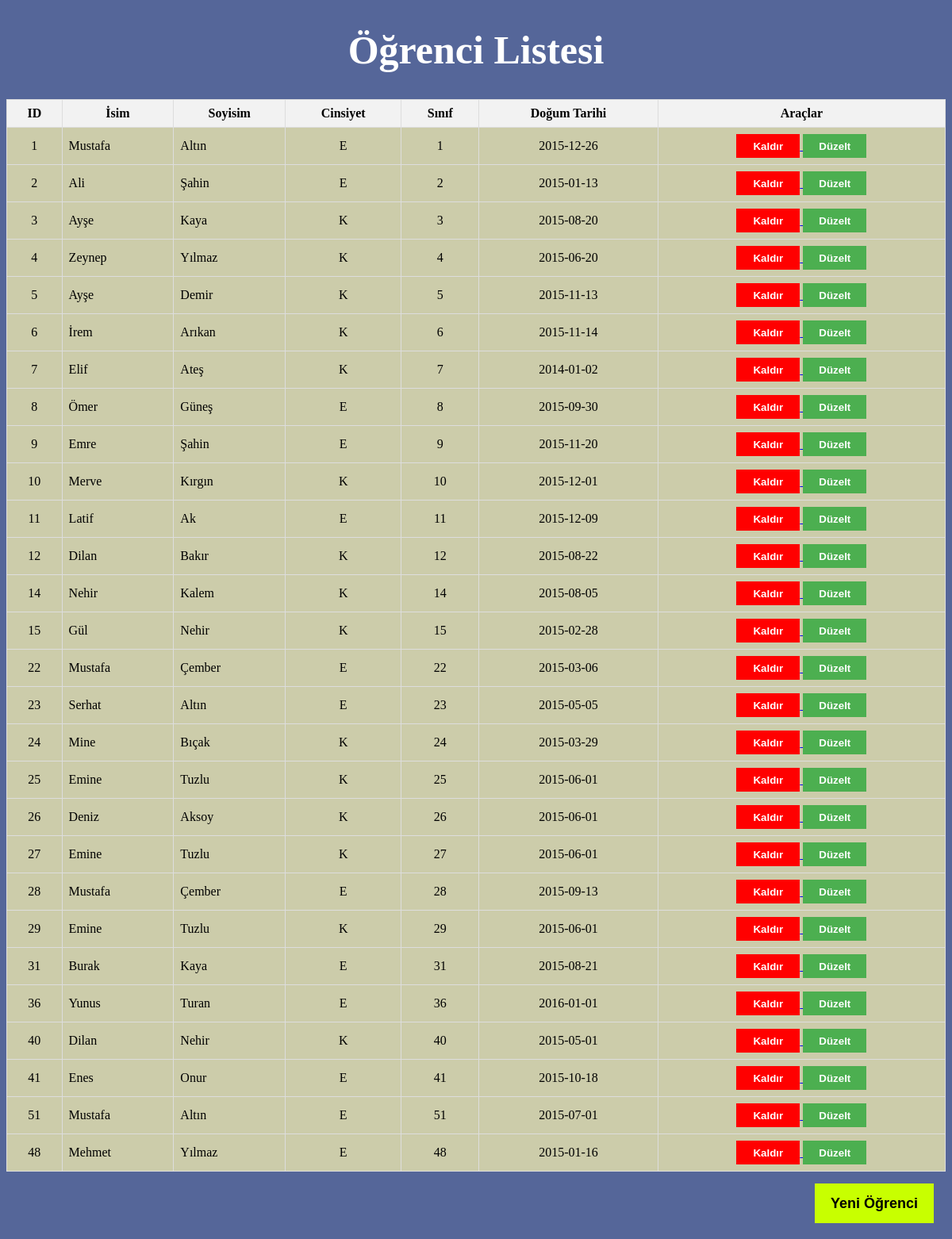
The page / on the database its author committed.
### tables this page shows
CREATE TABLE `ogrenci` (
  `id` int(11) NOT NULL,
  `ad` varchar(50) NOT NULL,
  `soyad` varchar(50) NOT NULL,
  `cinsiyet` varchar(10) NOT NULL,
  `dogumtarih` date NOT NULL DEFAULT '2016-01-01'
);

### baglan.php (called while the page is built, shortened)
<?php
try {
    $baglan = new PDO('mysql:host=localhost;dbname=kutuphane;charset=utf8', 'root', '');
    $baglan->setAttribute(PDO::ATTR_ERRMODE, PDO::ERRMODE_EXCEPTION);
} catch (PDOException $e) {
    echo 'Bağlantı kurulamadı: ' . $e->getMessage();
}
$sql = "SELECT * FROM ogrenci";
$sorgu = $baglan->prepare($sql);
$sorgu->execute();
$ogrenciler = $sorgu->fetchAll();
?>

### index.php (the view, shortened to what this page needs)
<?php
include "baglan.php";
?>
<!DOCTYPE html>
<html lang="en">
<head>
    <link rel="stylesheet" href="style.css">
</head>
<body bgcolor="#569">
    <h1 style="text-align: center;font-size:50px; color:#fff;">Öğrenci Listesi</h1>
    <table bgcolor="#cca">
        <tr>
            <th>ID</th>
            <th>İsim</th>
            <th>Soyisim</th>
            <th>Cinsiyet</th>
            <th>Sınıf</th>
            <th>Doğum Tarihi</th>
            <th >Araçlar</th>
        </tr>
        <?php
        foreach ($ogrenciler as $ogrenci) {?>
        <tr>
            <td style="text-align: center;"><?=$ogrenci["id"];?></td>
            <td><?=$ogrenci["ad"];?></td>
            <td><?=$ogrenci["soyad"];?></td>
            <td style="text-align: center;"><?=$ogrenci["cinsiyet"];?></td>
            <td style="text-align: center;"><?=$ogrenci["id"];?></td>
            <td style="text-align: center;"><?=$ogrenci["dogumtarih"];?></td>
            <td style="text-align: center;">
                <a href="?sil=<?= $ogrenci['id'] ?>"><button class="silbt" onclick="return confirm('Kullanıcıyı silmek istiyor musunuz?')">Kaldır</button>
                <a href="guncelle.php?id=<?= $ogrenci['id'] ?>"><button class="guncellebt">Düzelt</button></a>
            </td>
        </tr>
        <?php }?>
    </table>
    <button onclick="location.href='kayit.php'" class="eklebt">Yeni Öğrenci</button>
</body>
</html>

### style.css (style rules this page uses)
table { width: 100%; border-collapse: collapse; }
th, td { border: 1px solid #ddd; padding: 8px; }
th { background-color: #f2f2f2; font-weight: bold; }
button { width: 80px; height: 30px; font-weight: bold; border: none; cursor: pointer; }
button.guncellebt { padding: 5px 10px; background-color: #4CAF50; color: white; }
button.silbt { padding: 5px 10px; background-color: #ff0000; color: white; }
button.eklebt { width: 150px; height: 50px; font-size: 18px; margin: 15px 15px 20px 0px; float: right; padding: 5px 10px; background-color: #c8ff00; color: #000000; align-items: center; }

### rows shown on the page
ogrenci: id "1", ad "Mustafa", soyad "Altın", cinsiyet "E", dogumtarih "2015-12-26"
ogrenci: id "2", ad "Ali", soyad "Şahin", cinsiyet "E", dogumtarih "2015-01-13"
ogrenci: id "3", ad "Ayşe", soyad "Kaya", cinsiyet "K", dogumtarih "2015-08-20"
ogrenci: id "4", ad "Zeynep", soyad "Yılmaz", cinsiyet "K", dogumtarih "2015-06-20"
ogrenci: id "5", ad "Ayşe", soyad "Demir", cinsiyet "K", dogumtarih "2015-11-13"
ogrenci: id "6", ad "İrem", soyad "Arıkan", cinsiyet "K", dogumtarih "2015-11-14"
ogrenci: id "7", ad "Elif", soyad "Ateş", cinsiyet "K", dogumtarih "2014-01-02"
ogrenci: id "8", ad "Ömer", soyad "Güneş", cinsiyet "E", dogumtarih "2015-09-30"
ogrenci: id "9", ad "Emre", soyad "Şahin", cinsiyet "E", dogumtarih "2015-11-20"
ogrenci: id "10", ad "Merve", soyad "Kırgın", cinsiyet "K", dogumtarih "2015-12-01"
ogrenci: id "11", ad "Latif", soyad "Ak", cinsiyet "E", dogumtarih "2015-12-09"
ogrenci: id "12", ad "Dilan", soyad "Bakır", cinsiyet "K", dogumtarih "2015-08-22"
ogrenci: id "14", ad "Nehir", soyad "Kalem", cinsiyet "K", dogumtarih "2015-08-05"
ogrenci: id "15", ad "Gül", soyad "Nehir", cinsiyet "K", dogumtarih "2015-02-28"
ogrenci: id "22", ad "Mustafa", soyad "Çember", cinsiyet "E", dogumtarih "2015-03-06"
ogrenci: id "23", ad "Serhat", soyad "Altın", cinsiyet "E", dogumtarih "2015-05-05"
ogrenci: id "24", ad "Mine", soyad "Bıçak", cinsiyet "K", dogumtarih "2015-03-29"
ogrenci: id "25", ad "Emine", soyad "Tuzlu", cinsiyet "K", dogumtarih "2015-06-01"
ogrenci: id "26", ad "Deniz", soyad "Aksoy", cinsiyet "K", dogumtarih "2015-06-01"
ogrenci: id "27", ad "Emine", soyad "Tuzlu", cinsiyet "K", dogumtarih "2015-06-01"
ogrenci: id "28", ad "Mustafa", soyad "Çember", cinsiyet "E", dogumtarih "2015-09-13"
ogrenci: id "29", ad "Emine", soyad "Tuzlu", cinsiyet "K", dogumtarih "2015-06-01"
ogrenci: id "31", ad "Burak", soyad "Kaya", cinsiyet "E", dogumtarih "2015-08-21"
ogrenci: id "36", ad "Yunus", soyad "Turan", cinsiyet "E", dogumtarih "2016-01-01"
ogrenci: id "40", ad "Dilan", soyad "Nehir", cinsiyet "K", dogumtarih "2015-05-01"
ogrenci: id "41", ad "Enes", soyad "Onur", cinsiyet "E", dogumtarih "2015-10-18"
ogrenci: id "51", ad "Mustafa", soyad "Altın", cinsiyet "E", dogumtarih "2015-07-01"
ogrenci: id "48", ad "Mehmet", soyad "Yılmaz", cinsiyet "E", dogumtarih "2015-01-16"
